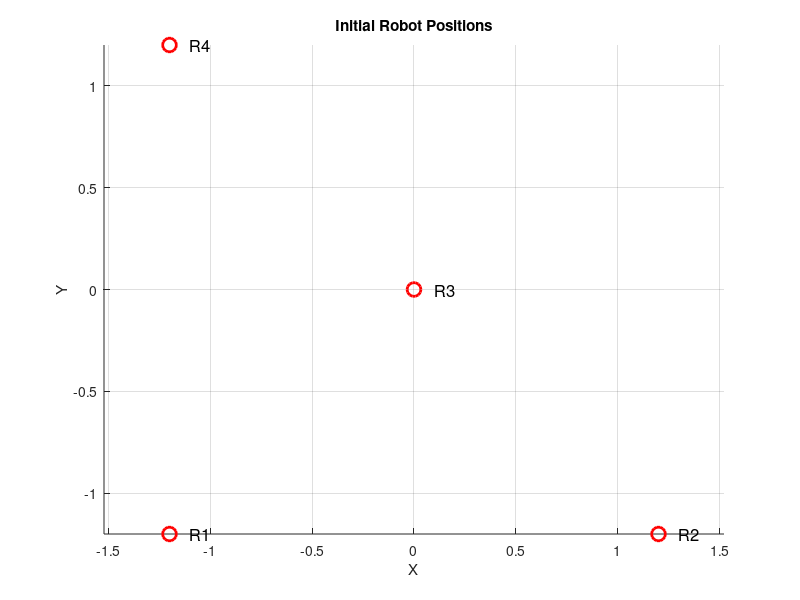

Source code (MATLAB): (Note: this script raises an error after producing the figure.)
fclose all; close all; clear all; clc;% Load data with original column names
% Main script
global global_noise_factor;
global global_noise_range;

global_noise_range = 0.0;
global_noise_factor = 0.0;


% Initial positions of robots
% robot_start_positions = [0 0; 1.5 0; 1.3 0.1]
% robot_start_positions = [-5 -2; 2 -2; -2 2; 2 2]
% robot_start_positions = [-5 -2; 2 -2; -2 2]
robot_start_positions = [-1.2 -1.2; 1.2 -1.2; 0 0; -1.2 1.2]
%       ; 2 2; 5 1; 0 2; 4 2];  % Each row is [x, y] for one robot 

positions = robot_start_positions;
figure;
hold on;
for i = 1:size(positions, 1)
    plot(positions(i,1), positions(i,2), 'ro', 'MarkerSize', 10, 'LineWidth', 2);
    text(positions(i,1)+0.1, positions(i,2), sprintf('R%d', i), 'FontSize', 12);
end
grid on;
xlabel('X');
ylabel('Y');
hold off;
title('Initial Robot Positions');
axis equal;

%% Start conditions
% Plot initial positions
actual_positions = robot_start_positions;


%% Movement
% Movement of robots one step at a time
% distances = computeDistances(actual_positions)
% for i = 1:50
%     actual_positions = move_robot_step(actual_positions, 1, -1, -1);
%     actual_positions = move_robot_step(actual_positions, 2, 1, -1);
%     actual_positions = move_robot_step(actual_positions, 3, -1, 1);
%     actual_positions = move_robot_step(actual_positions, 4, 1, 1);
%     
%     plotRobotsAfter(actual_positions);
% 
% end
for i = 1:50
%     actual_positions = move_robot_step(actual_positions, 1, -1, -1);
%     actual_positions = move_robot_step(actual_positions, 2, 1, -1);
%     actual_positions = move_robot_step(actual_positions, 3, 5, 5);
%     actual_positions = move_robot_step(actual_positions, 4, 1, 1);
    actual_positions = move_robot_step(actual_positions, 3, 1.2, 1.2);
    
    plotRobotsAfter(actual_positions);

end


% [actual_positions,estimated_positions] = find_movement_vector(actual_positions,estimated_positions, 1, -1, -1, 0.1);

% [actual_positions,estimated_positions] = move_to_target(actual_positions,estimated_positions, 2, 1, -1, 0.1);
% [actual_positions,estimated_positions] = move_to_target(actual_positions,estimated_positions, 3, -1, 1, 0.1);
% [actual_positions,estimated_positions] = move_to_target(actual_positions,estimated_positions, 4, 1, 1, 0.1);




%% Final position plotting
positions = actual_positions;
for i = 1:size(positions, 1)
    plot(positions(i,1), positions(i,2), 'ro', 'MarkerSize', 10, 'LineWidth', 2);
end

%%
function actual_positions = move_robot_step(actual_positions, robot_id, target_x, target_y)
    [total_distance,angle] = find_movement_vector(actual_positions, robot_id, target_x, target_y);
    angle_noise_deg = -10 + (20)*rand();  % Random number between -10 and +10
    angle_noise_rad = deg2rad(angle_noise_deg);

    dx = 1/5*total_distance*cos(angle+angle_noise_rad);
    dy = 1/5*total_distance*sin(angle+angle_noise_rad);
    actual_positions = moveRobot(actual_positions, robot_id, dx, dy);
end

%%
function [total_distance,angle] = find_movement_vector(actual_positions, robot_id, target_x, target_y)
    % Step 1: Estimate current position using trilateration
    [x_est, y_est] = getEstimatedPosition(actual_positions, robot_id);
    
    % Step 2: Compute total displacement
    total_dx = target_x - x_est;
    total_dy = target_y - y_est;
    total_distance = norm([total_dx, total_dy]); % magnitude
    angle = atan2(total_dy,total_dx);            % direction
end

%% Function for trilateration
function [x_est, y_est] = getEstimatedPosition(actual_positions, robot_id)
    % robot_positions: n x 2 matrix [x, y]
    % distances:       n x n matrix (distance from i to j)
    % robot_id:        index of the current robot (1 to n)


    distances = computeDistances(actual_positions)
    
    [x_est, y_est] = Trilateration_2D(actual_positions, distances,robot_id);
end



%% Function for trilateration
function [x, y] = Trilateration_2D(actual_positions, distances,robot_id)

    n = size(actual_positions, 1);
    
    if robot_id > n || robot_id < 1
        error('robot_id is out of bounds.');
    end
    % Exclude the current robot
    idx = setdiff(1:n, robot_id);
    
    % Get neighbor positions and distances
    neighbor_positions = actual_positions(idx, :);
    neighbor_distances = distances(robot_id, idx)';

    x_prev = actual_positions(robot_id, 1);
    y_prev = actual_positions(robot_id, 2);
    
    % Combine into [x, y, d] format
    data = [neighbor_positions, neighbor_distances];

    n = size(data, 1);
    
    if n < 2
        error('At least two reference points are required.');
    elseif n == 2
        % Two-circle intersection (choose one of the two possible points)
        [x1, y1, d1] = deal(data(1,1), data(1,2), data(1,3));
        [x2, y2, d2] = deal(data(2,1), data(2,2), data(2,3));
        
        D = sqrt((x2 - x1)^2 + (y2 - y1)^2);
        
        if D > d1 + d2 || D < abs(d1 - d2) || D == 0
            error('No solution: the circles do not intersect or are coincident.');
        end
        
        % Intersection points
        a = (d1^2 - d2^2 + D^2) / (2 * D);
        px = x1 + a * (x2 - x1) / D;
        py = y1 + a * (y2 - y1) / D;
        h = sqrt(d1^2 - a^2);
        rx = -(y2 - y1) * (h / D);
        ry =  (x2 - x1) * (h / D);
        
        % Two possible solutions
        xA = px + rx;
        yA = py + ry;
        xB = px - rx;
        yB = py - ry;
        
        % Choose the closer one to the previous position
        distA = hypot(xA - x_prev, yA - y_prev);
        distB = hypot(xB - x_prev, yB - y_prev);
        
        if distA < distB
            x = xA;
            y = yA;
        else
            x = xB;
            y = yB;
        end
        
        % Save current position
        x_prev = x;
        y_prev = y;
        
    else
        % Least-squares trilateration for 3+ references
        A = [];
        b = [];
        x1 = data(1,1);
        y1 = data(1,2);
        d1 = data(1,3);

        for i = 2:n
            xi = data(i,1);
            yi = data(i,2);
            di = data(i,3);
            
            A_i = [2*(xi - x1), 2*(yi - y1)];
            b_i = d1^2 - di^2 + xi^2 - x1^2 + yi^2 - y1^2;
            
            A = [A; A_i];
            b = [b; b_i];
        end

        % Least-squares solution
        pos = (A\b);
        x = pos(1);
        y = pos(2);
    end
end


%% Function to plot robots
function plotRobotsAfter(positions)
    hold on;
    for i = 1:size(positions, 1)
        plot(positions(i,1), positions(i,2), 'bo', 'MarkerSize', 4, 'LineWidth', 2);
    end
end

%% Function to compute pairwise distances between robots
function distances = computeDistances(positions)
    n = size(positions, 1);
    distances = zeros(n);

    global global_noise_range;  % Declare the global variable
    % Distance + 10cm noise 
    %     noise_range = 0;  % 10 cm noise (in meters)
    %     noise_range = 0.1;  % 10 cm noise (in meters)
    noise_range = global_noise_range;

    for i = 1:n
        for j = 1:n
            if i ~= j
                dx = positions(i,1) - positions(j,1);
                dy = positions(i,2) - positions(j,2);
                true_dist = sqrt(dx^2 + dy^2);

                % Add uniform noise between -0.1 and +0.1
                noise = (rand() - 0.5) * 2 * noise_range;
                distances(i,j) = true_dist + noise;
            end
        end
    end

end

%% Function to move a robot
function updated_positions = moveRobot(positions, robot_id, dx, dy)
    % positions: current robot positions [n x 2]
    % robot_id: index of the robot being moved
    % dx, dy: movement in x and y directions
    % noise_factor: a small value representing how much noise is proportional to movement

    global global_noise_factor;  % Declare the global variable
    noise_factor = global_noise_factor;
%     noise_factor=0.01;
%     noise_factor=0.01;

    % Calculate the updated position
    updated_positions = positions;
    updated_positions(robot_id, 1) = updated_positions(robot_id, 1) + dx;
    updated_positions(robot_id, 2) = updated_positions(robot_id, 2) + dy;

    % Calculate the noise based on movement distance (proportional to dx, dy)
    noise_x = noise_factor * dx * (2*rand - 1);  % Random noise in x (range: -dx to +dx)
    noise_y = noise_factor * dy * (2*rand - 1);  % Random noise in y (range: -dy to +dy)

    % Apply the noise to the updated positions
    updated_positions(robot_id, 1) = updated_positions(robot_id, 1) + noise_x;
    updated_positions(robot_id, 2) = updated_positions(robot_id, 2) + noise_y;
end